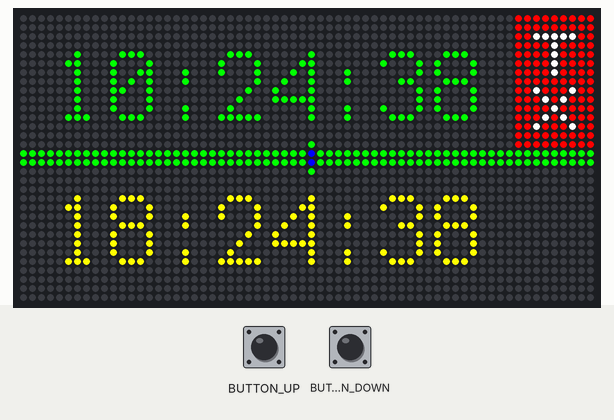
Recording of a program running on a simulated Adafruit Matrix Portal running CircuitPython. On the bench: 64×32 RGB LED matrix. The inputs (shaded band) are chosen by the test bench. The clock reads 2024-03-15 10:24:30 at power-on unless the program sets it; values from a settings file that is not in the repository are placeholders; files that are not in the repository are absent.

Above: at 8.7 s.
8.8 s: UP button pressed for 1.2 s
At 10.0 s:
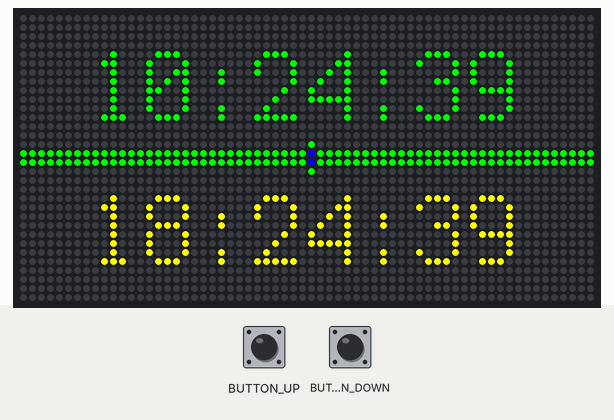
14.0 s: UP button pressed for 1.2 s
At 15.4 s:
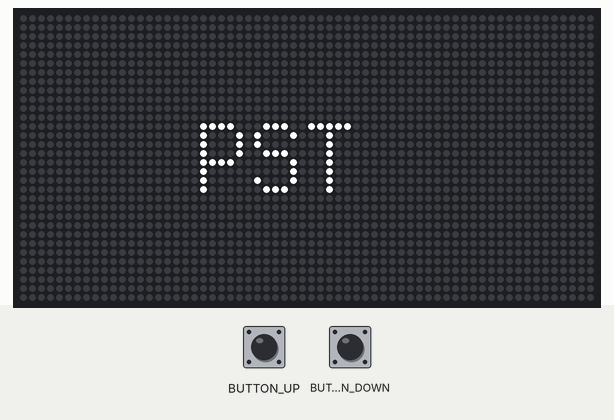
16.7 s: DOWN button pressed for 3.2 s
At 18.0 s:
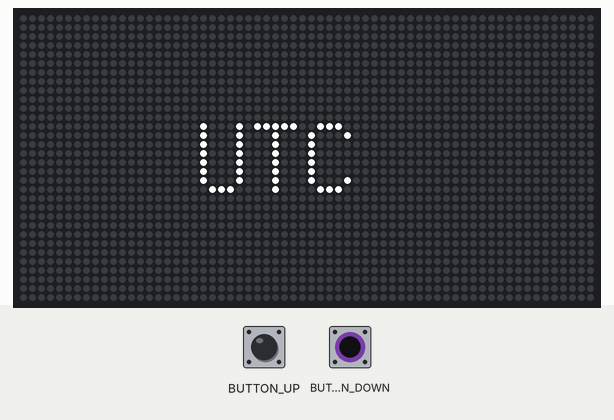
21.4 s: DOWN button pressed for 1.2 s
24.1 s: BUTTON_UP (UP button) driven LOW and BUTTON_DOWN (DOWN button) driven LOW
At 25.9 s:
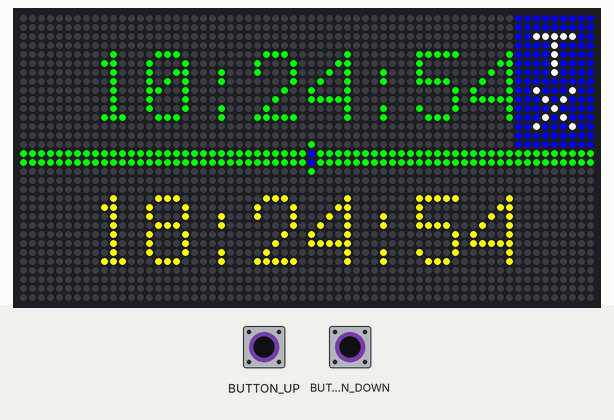
28.0 s: DOWN button released
At 29.9 s:
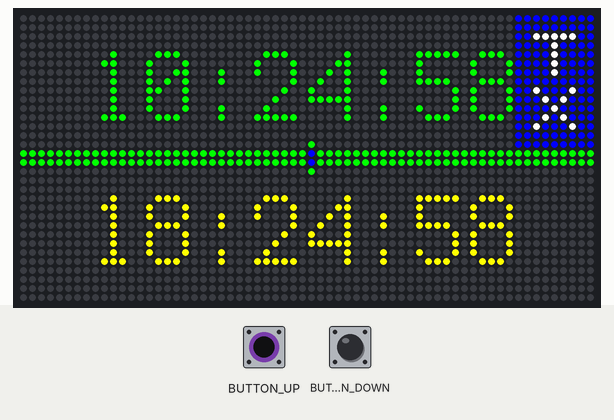
Timing chart, 0 to 31.4 s (numbered marks = the images above; inputs shaded):
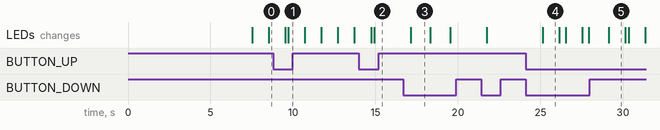

Measured:
- after the input at 8.8 s, the LEDs: first differ from a run without the input after 0.92 s (image 1)
- after the input at 14.0 s, the LEDs: first differ from a run without the input after 0.93 s (image 2)
- after the input at 16.7 s, the LEDs: change after 0.43 s (image 3)
- after the input at 24.1 s, the LEDs: change after 1.0 s (image 4)
- after the input at 28.0 s, the LEDs: change after 1.1 s (image 5)
- what the display in image 3 shows lasts 1.2 s, from 17.1 s to 18.3 s
- what the display in image 4 shows lasts 1.0 s, from 25.1 s to 26.1 s

The program:

HamClockV1.4.py
```python
# HamClockV1.3: FT8, General, Settings Modes with Buttons
import board
import time
import displayio
import digitalio
from adafruit_matrixportal.matrix import Matrix
from adafruit_matrixportal.network import Network
import terminalio
from adafruit_display_text import label
import os
from displayio import Palette, Bitmap

displayio.release_displays()
time.sleep(1)

matrix = Matrix(width=64, height=32, bit_depth=1)
display = matrix.display

try:
    from secrets import secrets
except ImportError:
    print("Wi-Fi secrets missing! Using fallback time.")
    secrets = {'ssid': '', 'password': ''}

button_up = digitalio.DigitalInOut(board.BUTTON_UP)
button_up.direction = digitalio.Direction.INPUT
button_up.pull = digitalio.Pull.UP
button_down = digitalio.DigitalInOut(board.BUTTON_DOWN)
button_down.direction = digitalio.Direction.INPUT
button_down.pull = digitalio.Pull.UP

def fetch_time():
    """Fetch current time from Adafruit IO NTP service with fractional seconds."""
    try:
        current_time = network.get_local_time()
        if isinstance(current_time, str):
            time_parts = current_time.split(" ")
            time_str = time_parts[1]
            hours, minutes, seconds_ms = time_str.split(":")
            seconds, ms = seconds_ms.split(".")
            total_seconds = int(hours) * 3600 + int(minutes) * 60 + int(seconds) + int(ms) / 1000
            return (total_seconds // 3600) % 24, (total_seconds // 60) % 60, total_seconds % 60
        else:
            return current_time.tm_hour, current_time.tm_min, current_time.tm_sec
    except Exception:
        return None

def load_sync_interval():
    try:
        with open("/sync_interval.txt", "r") as f:
            return int(f.read().strip())
    except:
        return 3600

def save_sync_interval(interval):
    try:
        with open("/sync_interval.txt", "w") as f:
            f.write(str(interval))
    except:
        pass

try:
    network = Network(status_neopixel=board.NEOPIXEL, debug=True)
    time.sleep(5)
except Exception as e:
    print(f"Network failed: {e}. Running offline.")
    network = None

ntp_time = fetch_time() or (0, 0, 0)
initial_hours, initial_minutes, initial_seconds = ntp_time
start_mono = time.monotonic()
last_sync = start_mono
sync_interval = load_sync_interval()
last_drift_check = start_mono
drift_threshold = 1

local_label = label.Label(terminalio.FONT, text="00:00:00", color=0x00FF00, x=4, y=8)
utc_label = label.Label(terminalio.FONT, text="00:00:00", color=0xFFFF00, x=4, y=24)
line_palette = Palette(2)
line_palette[0] = 0x000000
line_palette[1] = 0x00FF00
line_bitmap = Bitmap(64, 2, 1)
for x in range(64):
    line_bitmap[x, 0] = 1
    line_bitmap[x, 1] = 1
line_sprite = displayio.TileGrid(line_bitmap, pixel_shader=line_palette, x=0, y=15)
drift_palette = Palette(2)
drift_palette[0] = 0x000000
drift_palette[1] = 0x0000FF
drift_bitmap = Bitmap(1, 2, 1)
drift_bitmap[0, 0] = 1
drift_bitmap[0, 1] = 1
drift_sprite = displayio.TileGrid(drift_bitmap, pixel_shader=drift_palette, x=32, y=15)
dot_palette = Palette(2)
dot_palette[0] = 0x000000
dot_palette[1] = 0x00FF00
dot_bitmap = Bitmap(1, 1, 1)
dot_bitmap[0, 0] = 1
dot_above = displayio.TileGrid(dot_bitmap, pixel_shader=dot_palette, x=32, y=14)
dot_below = displayio.TileGrid(dot_bitmap, pixel_shader=dot_palette, x=32, y=17)
tx_blue_palette = Palette(2)
tx_blue_palette[0] = 0x000000
tx_blue_palette[1] = 0x0000FF
tx_blue_bitmap = Bitmap(9, 15, 1)
for y in range(2):
    for x in range(9): tx_blue_bitmap[x, y] = 1
tx_blue_bitmap[0, 2] = 1; tx_blue_bitmap[1, 2] = 1; tx_blue_bitmap[7, 2] = 1; tx_blue_bitmap[8, 2] = 1
for y in range(3, 7):
    tx_blue_bitmap[0, y] = 1; tx_blue_bitmap[1, y] = 1; tx_blue_bitmap[2, y] = 1; tx_blue_bitmap[3, y] = 1
    tx_blue_bitmap[5, y] = 1; tx_blue_bitmap[6, y] = 1; tx_blue_bitmap[7, y] = 1; tx_blue_bitmap[8, y] = 1
for x in range(9): tx_blue_bitmap[x, 7] = 1
tx_blue_bitmap[0, 8] = 1; tx_blue_bitmap[1, 8] = 1; tx_blue_bitmap[3, 8] = 1; tx_blue_bitmap[4, 8] = 1
tx_blue_bitmap[5, 8] = 1; tx_blue_bitmap[7, 8] = 1; tx_blue_bitmap[8, 8] = 1
tx_blue_bitmap[0, 9] = 1; tx_blue_bitmap[1, 9] = 1; tx_blue_bitmap[2, 9] = 1
tx_blue_bitmap[4, 9] = 1; tx_blue_bitmap[6, 9] = 1; tx_blue_bitmap[7, 9] = 1; tx_blue_bitmap[8, 9] = 1
tx_blue_bitmap[0, 10] = 1; tx_blue_bitmap[1, 10] = 1; tx_blue_bitmap[2, 10] = 1; tx_blue_bitmap[3, 10] = 1
tx_blue_bitmap[5, 10] = 1; tx_blue_bitmap[6, 10] = 1; tx_blue_bitmap[7, 10] = 1; tx_blue_bitmap[8, 10] = 1
tx_blue_bitmap[0, 11] = 1; tx_blue_bitmap[1, 11] = 1; tx_blue_bitmap[2, 11] = 1
tx_blue_bitmap[4, 11] = 1; tx_blue_bitmap[6, 11] = 1; tx_blue_bitmap[7, 11] = 1; tx_blue_bitmap[8, 11] = 1
tx_blue_bitmap[0, 12] = 1; tx_blue_bitmap[1, 12] = 1; tx_blue_bitmap[3, 12] = 1; tx_blue_bitmap[4, 12] = 1
tx_blue_bitmap[5, 12] = 1; tx_blue_bitmap[7, 12] = 1; tx_blue_bitmap[8, 12] = 1
for y in range(13, 15):
    for x in range(9): tx_blue_bitmap[x, y] = 1
tx_blue_sprite = displayio.TileGrid(tx_blue_bitmap, pixel_shader=tx_blue_palette, x=55, y=0)
tx_white_palette = Palette(2)
tx_white_palette[0] = 0x0000FF
tx_white_palette[1] = 0xFFFFFF
tx_white_bitmap = Bitmap(9, 15, 1)
tx_white_bitmap[2, 2] = 1; tx_white_bitmap[3, 2] = 1; tx_white_bitmap[4, 2] = 1; tx_white_bitmap[5, 2] = 1; tx_white_bitmap[6, 2] = 1
for y in range(3, 7): tx_white_bitmap[4, y] = 1
tx_white_bitmap[2, 8] = 1; tx_white_bitmap[6, 8] = 1
tx_white_bitmap[3, 9] = 1; tx_white_bitmap[5, 9] = 1
tx_white_bitmap[4, 10] = 1
tx_white_bitmap[3, 11] = 1; tx_white_bitmap[5, 11] = 1
tx_white_bitmap[2, 12] = 1; tx_white_bitmap[6, 12] = 1
tx_white_sprite = displayio.TileGrid(tx_white_bitmap, pixel_shader=tx_white_palette, x=55, y=0)
settings_label = label.Label(terminalio.FONT, text="PST", color=0xFFFFFF, x=20, y=16)

group = displayio.Group()
mode = 0  # 0: FT8, 1: General, 2: Settings
ft8_tx_mode = 0  # 0: Even, 1: Odd
settings_tz = 0  # 0: PST, 1: UTC, 2: EST

def display_ft8(local_str, utc_str, sec_in_minute, tx_mode):
    while len(group) > 0:  # Clear group
        group.pop()
    group.append(local_label)
    group.append(utc_label)
    group.append(line_sprite)
    group.append(drift_sprite)
    group.append(dot_above)
    group.append(dot_below)
    group.append(tx_blue_sprite)
    group.append(tx_white_sprite)
    tx_white_palette[0] = 0xFF0000 if tx_mode == 0 else 0x0000FF
    if tx_mode == 0:
        tx_blue_sprite.y = tx_white_sprite.y = 0 if (0 <= sec_in_minute <= 14 or 30 <= sec_in_minute <= 44) else 17
    else:
        tx_blue_sprite.y = tx_white_sprite.y = 0 if (15 <= sec_in_minute <= 29 or 45 <= sec_in_minute <= 59) else 17

def display_general(local_str, utc_str, sec_in_minute):
    while len(group) > 0:
        group.pop()
    group.append(local_label)
    group.append(line_sprite)
    group.append(drift_sprite)
    group.append(dot_above)
    group.append(dot_below)
    group.append(utc_label)
    local_label.x = 8
    utc_label.x = 8
    local_label.y = 8
    utc_label.y = 24

def display_settings(tz_index):
    while len(group) > 0:
        group.pop()
    group.append(settings_label)
    tz_names = ["PST", "UTC", "EST"]
    settings_label.text = tz_names[tz_index]

while True:
    elapsed = time.monotonic() - start_mono
    total_seconds = (initial_hours * 3600 + initial_minutes * 60 + initial_seconds) + elapsed
    local_hours = int(total_seconds // 3600) % 24
    local_minutes = int(total_seconds // 60) % 60
    local_seconds = total_seconds % 60
    utc_hours = int((total_seconds + 8 * 3600) // 3600) % 24
    utc_minutes = int((total_seconds + 8 * 3600) // 60) % 60
    utc_seconds = (total_seconds + 8 * 3600) % 60
    local_str = "{:02d}:{:02d}:{:02d}".format(local_hours, local_minutes, int(local_seconds))
    utc_str = "{:02d}:{:02d}:{:02d}".format(utc_hours, utc_minutes, int(utc_seconds))
    local_label.text = local_str
    utc_label.text = utc_str
    sec_in_minute = int(local_seconds) % 60

    if not button_up.value:
        mode = (mode + 1) % 3
        time.sleep(0.2)
    if not button_down.value:
        if mode == 0:
            ft8_tx_mode = 1 - ft8_tx_mode
        elif mode == 2:
            settings_tz = (settings_tz + 1) % 3
        time.sleep(0.2)

    if mode == 0:
        display_ft8(local_str, utc_str, sec_in_minute, ft8_tx_mode)
    elif mode == 1:
        display_general(local_str, utc_str, sec_in_minute)
    elif mode == 2:
        display_settings(settings_tz)

    if time.monotonic() - last_drift_check >= 300 and network:
        ntp_time = fetch_time()
        if ntp_time is not None:
            initial_hours, initial_minutes, initial_seconds = ntp_time
            start_mono = time.monotonic()
            last_sync = start_mono
        last_drift_check = time.monotonic()

    display.show(group)
    time.sleep(1)
```
